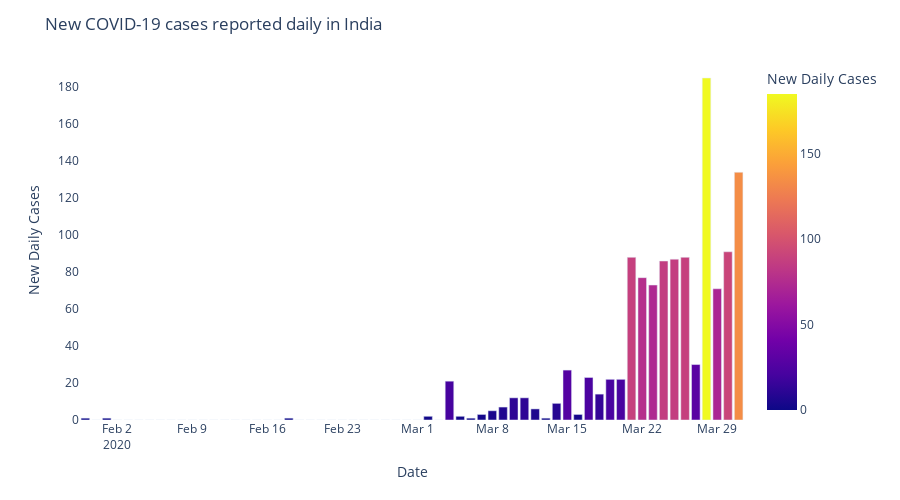

Notebook source saved alongside this figure:
### Markdown cell above
# **Trend of COVID-19 cases in India**

### Code cell
perday = df.groupby(['Date'])['Confirmed'].sum().reset_index().sort_values('Confirmed',ascending = True)
perday['New Daily Cases'] = perday['Confirmed'].sub(perday['Confirmed'].shift())
perday['New Daily Cases'].iloc[0] = perday['Confirmed'].iloc[0]
perday['New Daily Cases'] = perday['New Daily Cases'].astype(int)
# New COVID-19 cases reported daily in India
import plotly.express as px
fig = px.bar(perday, x="Date", y="New Daily Cases", barmode='group',height=500,color = "New Daily Cases",
            color_discrete_sequence = px.colors.sequential.Plasma_r)
fig.update_layout(title_text='New COVID-19 cases reported daily in India',plot_bgcolor='rgb(275, 270, 273)')
fig.show()

### Figure 1 — Plotly figure (JSON) as saved in the notebook; plotly's stock layout.template omitted (floating-point values rounded to 4 significant figures)
{"data": [{"alignmentgroup": "True", "hoverlabel": {"namelength": 0}, "hovertemplate": "Date=%{x}<br>New Daily Cases=%{marker.color}", "legendgroup": "", "marker": {"color": [1, 0, 1, 1, 0, 0, 0, 0, 0, 0, 0, 0, 0, 0, 0, 0, 0, 0, 0, 0, 0, 0, 0, 0, 0, 0, 0, 0, 0, 0, 0, 0, 2, 0, 21, 2, 1, 3, 5, 7, 12, 12, 6, 1, 9, 27, 3, 23, 14, 22, 22, 88, 77, 73, 86, 87, 88, 30, 185, 71, 91, 134], "coloraxis": "coloraxis"}, "name": "", "offsetgroup": "", "orientation": "v", "showlegend": false, "textposition": "auto", "type": "bar", "x": ["2020-01-30T00:00:00", "2020-01-31T00:00:00", "2020-02-01T00:00:00", "2020-02-18T00:00:00", "2020-02-19T00:00:00", "2020-02-20T00:00:00", "2020-02-21T00:00:00", "2020-02-22T00:00:00", "2020-02-23T00:00:00", "2020-02-24T00:00:00", "2020-02-25T00:00:00", "2020-02-26T00:00:00", "2020-02-27T00:00:00", "2020-02-28T00:00:00", "2020-03-01T00:00:00", "2020-02-17T00:00:00", "2020-02-16T00:00:00", "2020-02-29T00:00:00", "2020-02-14T00:00:00", "2020-02-02T00:00:00", "2020-02-15T00:00:00", "2020-02-03T00:00:00", "2020-02-05T00:00:00", "2020-02-06T00:00:00", "2020-02-07T00:00:00", "2020-02-04T00:00:00", "2020-02-09T00:00:00", "2020-02-10T00:00:00", "2020-02-11T00:00:00", "2020-02-12T00:00:00", "2020-02-13T00:00:00", "2020-02-08T00:00:00", "2020-03-02T00:00:00", "2020-03-03T00:00:00", "2020-03-04T00:00:00", "2020-03-05T00:00:00", "2020-03-06T00:00:00", "2020-03-07T00:00:00", "2020-03-08T00:00:00", "2020-03-09T00:00:00", "2020-03-10T00:00:00", "2020-03-11T00:00:00", "2020-03-12T00:00:00", "2020-03-13T00:00:00", "2020-03-14T00:00:00", "2020-03-15T00:00:00", "2020-03-16T00:00:00", "2020-03-17T00:00:00", "2020-03-18T00:00:00", "2020-03-19T00:00:00", "2020-03-20T00:00:00", "2020-03-21T00:00:00", "2020-03-22T00:00:00", "2020-03-23T00:00:00", "2020-03-24T00:00:00", "2020-03-25T00:00:00", "2020-03-26T00:00:00", "2020-03-27T00:00:00", "2020-03-28T00:00:00", "2020-03-29T00:00:00", "2020-03-30T00:00:00", "2020-03-31T00:00:00"], "xaxis": "x", "y": [1, 0, 1, 1, 0, 0, 0, 0, 0, 0, 0, 0, 0, 0, 0, 0, 0, 0, 0, 0, 0, 0, 0, 0, 0, 0, 0, 0, 0, 0, 0, 0, 2, 0, 21, 2, 1, 3, 5, 7, 12, 12, 6, 1, 9, 27, 3, 23, 14, 22, 22, 88, 77, 73, 86, 87, 88, 30, 185, 71, 91, 134], "yaxis": "y"}], "layout": {"barmode": "group", "coloraxis": {"colorbar": {"title": {"text": "New Daily Cases"}}, "colorscale": [[0, "#0d0887"], [0.1111, "#46039f"], [0.2222, "#7201a8"], [0.3333, "#9c179e"], [0.4444, "#bd3786"], [0.5556, "#d8576b"], [0.6667, "#ed7953"], [0.7778, "#fb9f3a"], [0.8889, "#fdca26"], [1, "#f0f921"]]}, "height": 500, "legend": {"tracegroupgap": 0}, "margin": {"t": 60}, "plot_bgcolor": "rgb(275, 270, 273)", "title": {"text": "New COVID-19 cases reported daily in India"}, "xaxis": {"anchor": "y", "domain": [0, 1], "title": {"text": "Date"}}, "yaxis": {"anchor": "x", "domain": [0, 1], "title": {"text": "New Daily Cases"}}}}
